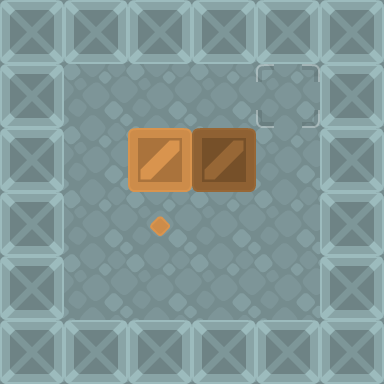

The image is a tile-based game level rendered from a .tmx file. Its description and source (layers, tilesets, objects; grid data summarised) follow:
An orthogonal 6x6 tile map with 64x64 px tiles, 5 tile layers (background, goals, walls, boxes, ...).

<map version="1.2" tiledversion="1.3.5" orientation="orthogonal" renderorder="right-down" width="6" height="6" tilewidth="64" tileheight="64" infinite="0" nextlayerid="6" nextobjectid="1">
 <tileset firstgid="1" name="sokoban_tilesheet_64" tilewidth="64" tileheight="64" tilecount="104" columns="13">
  <image source="../images/Tilesheet/sokoban_tilesheet_64.png" width="832" height="512" />
 </tileset>
 <layer id="1" name="background" width="6" height="6">
  <data>[36 cells, 36 non-empty, 1 distinct tile ids]</data>
 </layer>
 <layer id="2" name="goals" width="6" height="6">
  <data>[36 cells, 2 non-empty, 1 distinct tile ids]</data>
 </layer>
 <layer id="3" name="walls" width="6" height="6">
  <data>[36 cells, 20 non-empty, 1 distinct tile ids]</data>
 </layer>
 <layer id="4" name="boxes" width="6" height="6">
  <data>[36 cells, 2 non-empty, 2 distinct tile ids]</data>
 </layer>
 <layer id="5" name="player-start" width="6" height="6">
  <data>[36 cells, 1 non-empty, 1 distinct tile ids]</data>
 </layer>
</map>
